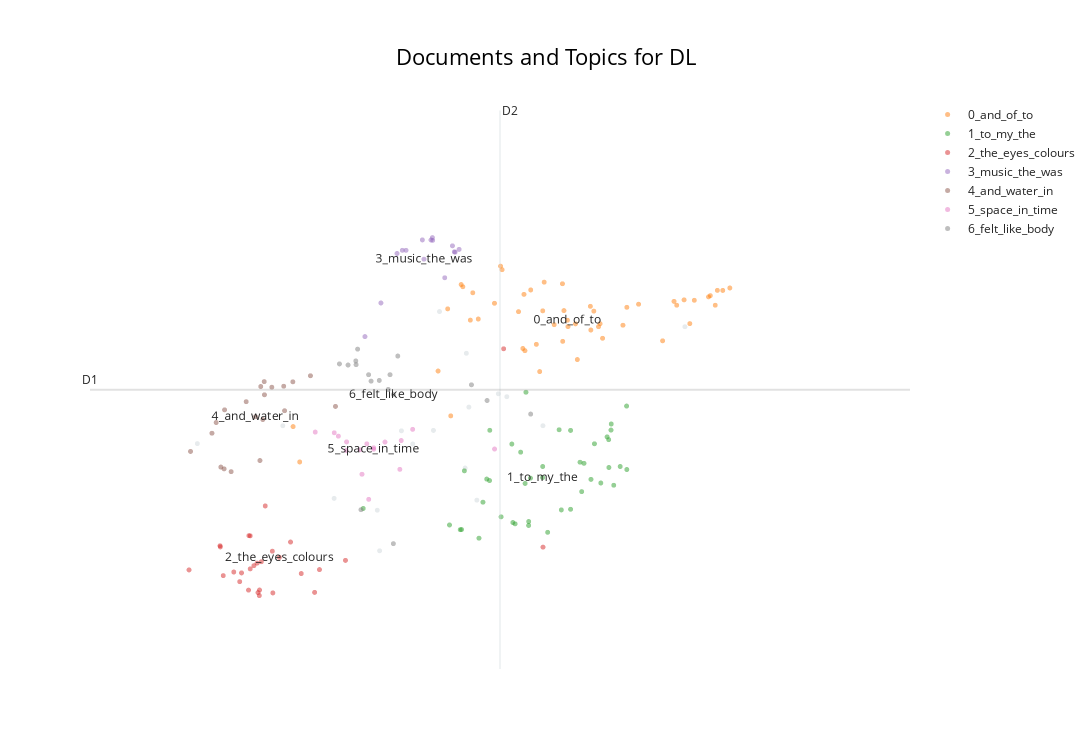

Source (notebook cell):
### Code cell
topic_model.visualize_documents(df_reports,title=f'Documents and Topics for {condition}')

### Figure 1 — Plotly figure (JSON) as saved in the notebook; plotly's stock layout.template omitted (floating-point values rounded to 4 significant figures)
{"data": [{"hoverinfo": "text", "hovertext": ["I was everywhere... I saw my partner's nose, her eyes, her glasses, everything like a molecule of air given eyes.", "I was a little afraid at thinking of the gas chambers.", "It was so quick; in and then out.", "Anxiety, loneliness, my inner child screaming for love, screeching.", "There was a being there called Evelyn.", "I was struggling because my mind would go back to a string of thoughts, and to get out of it I had to take a very deep breath.", "I could see how we are all just little sensory machines moving through this realm, bumping off sounds, colours and emotions.", "I saw concave and convex and the hot orange oscillating of being inside a volcano.", "I was awake the whole time; I could not relax or switch off.", "I had a vision of string theory—that everything in the physical world is connected by invisible string particles and concatenations.", "I became a white egret from a dream last week.", "The thought of this not working\nbut in the dream\nin another place.", "I embraced my inner child, allowed it to sulk, scream and cry, coming out with a mix of intense feelings but knowing that I could handle them.", "My heart expanded and I opened my wings to hold the room.", "No one there, not even me.", "I then found myself returning to the world and countryside and gradually getting back to normal everyday life.", null], "marker": {"color": "#CFD8DC", "opacity": 0.5, "size": 5}, "mode": "markers+text", "name": "other", "showlegend": false, "type": "scattergl", "x": [7.825, 8.43, 10.37, 8.694, 5.995, 8.501, 8.166, 6.761, 7.629, 7.926, 7.222, 7.609, 8.77, 9.094, 8.396, 8.407, 8.112], "y": [10.85, 11.24, 12.57, 11.46, 10.64, 9.698, 12.83, 10.93, 8.858, 10.63, 9.728, 9.531, 11.41, 10.93, 10.23, 12.13, 10.85]}, {"hoverinfo": "text", "hovertext": ["Vibration in visuals.", "Very little, occasional passing thoughts of nothing much.", "The loneliness of the moon.", "More scope, mental acceptance, and peace.", "I want one of these at home.", "Strange lights and a sense of relaxation.", "My mind began to wander and reflect on my dreams and goals in a relaxed way, whereas usually I am anxious.", "I fell asleep and woke up with a fresh mindset.", "Physical heaviness.", "Calming sounds, rising elation, curiosity and connection.", "The music conjured up images of Buddhists and other spiritual people...", "Peacefulness and calm.", "A sense of place akin to home, almost a calling or draw to be submerged away from the world and in my own space where I could float and simply exist without any interruptions.", "Complete relaxation, peace of mind, and ready to face whatever happens.", "Some visuals of trees, heat, sun-like experience.", "Some thoughts about mundane everyday things like work, but mainly felt relaxed and able to float into a dreamlike place.", "I experienced a calmness, almost a nothingness, but it was relaxed and peaceful and soothing.", "A bird flying\ncoming closer\ncalm and at peace\na baby\na smiling relative.", "Everything packed into a tiny, insignificant thing.", "Aware of sounds.", "We have 86 billion neurons; no wonder we can have psychedelic experiences.", "Mind really quietened down.", "Physically being the music, especially the percussion and the bass.", "It was relaxing.", "A jacuzzi of lightness.", "Not sure what the purpose of it was except being with the music; certainly not induced to sleep/dream state as bpm too high.", "I had a very nice snooze, thank you.", "It was a beautiful experience of love, peace, harmony, togetherness and freedom.", "Physical lightness.", "Relaxed and peaceful; felt the beats of the music.", "A swivelling vortex of sound.", "The music was both gentle and powerful.", "Relaxed, just about to sleep when music or colour changed.", "This should be available for everyone all the time.", "Helped me with my meditation journey.", "A doorway.", "At first, hearing gongs, I saw myself in Sammi Ling's Buddhist retreat and imagined myself totally relaxing and at peace.", "A bit hot to start.", "Very relaxing.", "Nothingness complete.", "The complexity of the brain can produce a limitless spectrum of experience, from depression to enlightenment.", "Windows into my busy life.", "Breathing is hard.", "Also abstract forms and pink and red colours.", "An acceptance of being in a stressful time, but self-jubilation and inspiration.", "So many different things.", "Almost womb-like.", "Centered in body.", "Deep relaxation, close to falling asleep.", "An unique experience that teaches us how simple it could be to reconnect with our primitive way to feel emotions through sounds and colours.", null], "marker": {"opacity": 0.5, "size": 5}, "mode": "markers+text", "name": "0_and_of_to", "text": ["", "", "", "", "", "", "", "", "", "", "", "", "", "", "", "", "", "", "", "", "", "", "", "", "", "", "", "", "", "", "", "", "", "", "", "", "", "", "", "", "", "", "", "", "", "", "", "", "", "", "0_and_of_to"], "textfont": {"size": 12}, "type": "scattergl", "x": [8.376, 10.17, 8.267, 9.593, 10.29, 9.282, 8.932, 9.035, 10.6, 8.659, 8.714, 9.606, 8.154, 9.524, 6.853, 8.914, 9.195, 8.875, 10.41, 8.465, 8.443, 9.319, 9.105, 9.386, 10.36, 9.269, 9.271, 9.403, 10.66, 8.924, 8.361, 8.984, 9.092, 9.952, 9.629, 10.45, 8.728, 10.27, 9.55, 9.811, 8.514, 9.846, 10.64, 10.77, 9.065, 6.913, 10.71, 10.58, 9.519, 8.24, 9.313], "y": [13.24, 12.34, 11.1, 12.57, 12.93, 12.84, 12.18, 12.28, 13.09, 12.96, 13.58, 12.62, 11.84, 12.52, 10.92, 12.21, 12.61, 12.82, 12.63, 13.14, 12.68, 12.58, 13.31, 12.62, 13.02, 13.29, 12.33, 12.03, 13.18, 13.11, 13.27, 13.18, 12.84, 12.95, 12.38, 13.01, 13.52, 12.99, 12.83, 12.6, 12.7, 12.9, 12.93, 13.22, 11.83, 10.33, 13.18, 13.07, 12.91, 12.87, 12.68]}, {"hoverinfo": "text", "hovertext": ["I flew around the room touching everyone.", "The same set of thoughts occurred thrice, and I inhaled really deep to get past it.", "I can't realize how long that experience was.", "We felt so much love.", "I quite enjoyed the experience.", "I was interested to see what would happen next!", "Felt numb too.", "Still feeling it now.", "I asked him how I was doing and about my husband.", "I think I ought to experience it once more to see if it changes.", "I saw new scenes and reflected on opportunities.", "Ho provato compassione per me stessa e ho realizzato il mio negative self-talking.", "I felt the weight of the people in the room.", "Retrospective thoughts.", "Flashes of my past, seeing my lovely Mum.", "Like I am part of something bigger.", "I had various flashing images of my memories; random events and people in my life kept popping up; nothing lingered, but lots of individual things happened in the memories.", "My thoughts were about connecting with others.", "Just my mind has been there.", "I felt connected.", "This is a thought I had anyway during the dream machine.", "Looking to the past to analyse my future.", "I saw past experiences and reflected on my choices.", "I wish I were here with George and that he created this experience for me.", "It was something very familiar to the soul but not... I experienced several emotions.", "Dopo ho visto una luce rosa luminosa ed ho provato un senso di amore e ho capito che I deserve love and to be loved.", "He told me we were doing important work that was our destiny.", "Pleasant, but should I be seeing something unexpected?", "It filled my mind.", "The moment I die, I want to feel this.", "I arrived stressed, so it took a while to relax.", "He told me he was Francis of Assisi.", "My partner, Dad, my sister, niece and nephew, my friends.", "Initially, I was interested in how others were reacting around me.", "At some point started experimenting and trying to recall the images I liked.", "I couldn't stop the thinking process; I was trying to memorise the visuals and then trying to disconnect but couldn't; I wish I meditated more.", "I began to see the source, the light we all come from, the connection to everything.", "I love all of it; the feeling was amazing and I would come back.", "Then an overwhelming feeling of love and connection to everyone in the room.", "My thoughts have been to somewhere no one has been to.", "It was successful 50% of the time.", null], "marker": {"opacity": 0.5, "size": 5}, "mode": "markers+text", "name": "1_to_my_the", "text": ["", "", "", "", "", "", "", "", "", "", "", "", "", "", "", "", "", "", "", "", "", "", "", "", "", "", "", "", "", "", "", "", "", "", "", "", "", "", "", "", "", "1_to_my_the"], "textfont": {"size": 12}, "type": "scattergl", "x": [9.239, 8.556, 8.934, 9.684, 9.707, 9.342, 8.617, 8.894, 9.613, 9.259, 8.52, 8.719, 9.342, 8.966, 8.844, 9.686, 8.352, 9.525, 8.615, 9.462, 7.482, 8.966, 8.824, 8.59, 9.092, 9.67, 9.787, 9.136, 8.982, 8.815, 8.942, 9.846, 9.729, 9.441, 8.364, 8.256, 9.427, 9.704, 9.556, 8.39, 9.844, 9.091], "y": [10.87, 9.664, 9.975, 10.7, 10.96, 9.547, 10.86, 10.49, 9.983, 9.537, 9.068, 9.422, 10.85, 9.278, 9.305, 10.24, 9.209, 10.04, 10.02, 10.31, 9.56, 9.343, 9.327, 10.05, 10.26, 10.75, 10.26, 9.165, 10.06, 10.63, 11.49, 10.21, 9.945, 9.84, 9.211, 9.287, 10.33, 10.86, 10.63, 10.18, 11.26, 10.07]}, {"hoverinfo": "text", "hovertext": ["It was dark, but also a brilliant blue.", "The colours I saw when my eyes were shut were very brief, fleeting and nebulous hues, no specific patterns.", "Towards the end, maybe a quarter, I started having really intense visuals of ripples and looking up into a tower.", "I saw a different colour to the lights that were in the centre when I closed my eyes.", "We were told at the start that we could keep our eyes open, so I did a lot as I thought it was more of a light show, so I didn't get the whole idea or impact of flickering lights on closed eyes.", "Once I went past that it was blank.", "I didn't experience visual or aural so-called \"hallucinations\".", "Otherwise, interesting but confusing experience, not much visions either.", "I did not see anything except for the flickering lights.", "It was a bit weird; I know that my brain is trying to create something by itself; I felt different things based on the colour.", "I saw a grey pulsing heart float across my mind.", "It was near impossible to keep my eyes open.", "Un cerchio non uniforme verde e blu che usciva da uno spazio nero: in quel momento percepivo questo come un simbolo di me stessa che scevo.", "The colours behind my closed eyes swapped to the opposite colour or the colour spectrum of that on the screen.", "I can't recognise the colour actually, but I can feel the light dimming.", "Don't think the lights were in sync, too, to go with music well...", "After a while, I began to relax, and the changing colours made me feel safe and happy.", "Got many vivid visions, saw lots of colours, my bedroom, old TV shows, video games, cities...", "I did not experience visuals and colours.", "I had no sense of the grating sounds towards the end except they were the colour turquoise, which gradually turned to black and nothingness.", "Interested to experience different darkness when different colours were projected.", "I mostly saw grey geometric shapes.", "The colours made patterns when I had my eyes closed—almost like a weave of colours in a woollen fabric.", "Had my eyes shut most of the time; was aware of colours changing.", "Un cerchio giallo con i contorni rossi che si ingrandiva a seconda del mio respiro.", "I opened my eyes, but thought the centre lights were mild and not that impressive.", "I enjoyed the colours on the ceiling.", null], "marker": {"opacity": 0.5, "size": 5}, "mode": "markers+text", "name": "2_the_eyes_colours", "text": ["", "", "", "", "", "", "", "", "", "", "", "", "", "", "", "", "", "", "", "", "", "", "", "", "", "", "", "2_the_eyes_colours"], "textfont": {"size": 12}, "type": "scattergl", "x": [5.92, 6.469, 6.604, 6.321, 6.552, 7.046, 7.09, 9.095, 6.672, 6.502, 6.457, 7.323, 6.201, 6.391, 6.454, 6.551, 8.742, 6.831, 6.927, 6.375, 6.227, 6.469, 6.569, 6.531, 6.198, 6.539, 6.667, 6.731], "y": [8.542, 8.559, 9.602, 8.506, 8.208, 8.169, 8.547, 8.919, 8.16, 8.612, 9.11, 8.699, 8.923, 8.492, 8.207, 8.116, 12.21, 9.004, 8.481, 8.347, 8.447, 9.106, 8.677, 8.654, 8.942, 8.165, 8.852, 8.75]}, {"hoverinfo": "text", "hovertext": ["I tried to really focus on the listening, and in doing so the music and my imagination took me to different places.", "Punctuated by the audio as it heightened and when it was most loud.", "Emptiness in my mind; I was consumed by the power of the music.", "My visual experience would change a lot with the music.", "At times I felt transported to a meadow full of flowers in spring, and then the sound of the bells took me to a mountaintop.", "As the pace gathered further, I was on a train, speeding through countryside, then through time and space until the music reached a climax.", "I became more and more relaxed as the music progressed further with its journey.", "The music took me on a whole journey; I was completely surrounded.", "As the music's pace and volume increased, I saw horses galloping at increasing speed and, at some point, I was on a horse too.", "At one point I think I was milking a cow in a field with someone playing the piano.", "Quando la musica è diventata intensa ho provato ansia e paura e questo ha rafforzato la mia depressione.", "Thick, hot air saturated with the soundwaves which I was inhaling.", "I watched the room rise and fall with the music.", "Music wasn't just in the space, it was the space.", null], "marker": {"opacity": 0.5, "size": 5}, "mode": "markers+text", "name": "3_music_the_was", "text": ["", "", "", "", "", "", "", "", "", "", "", "", "", "", "3_music_the_was"], "textfont": {"size": 12}, "type": "scattergl", "x": [8.307, 8.214, 8.342, 8.299, 7.641, 7.866, 8.013, 8.105, 7.833, 7.786, 8.103, 7.498, 8.09, 8.283, 8.027], "y": [13.81, 13.39, 13.86, 13.82, 12.97, 13.84, 14.01, 14.01, 13.84, 13.79, 14.05, 12.41, 14.01, 13.92, 13.69]}, {"hoverinfo": "text", "hovertext": ["I saw myself flaring, whirling, in water, in the air, becoming one with what I floated in.", "I felt like being at water first, then in the womb, then the birth and the light of this world, also at some point being in a bee's panel.", "I met a being, long and blue, with not much of a defined form.", "I was in a land (not anywhere on Earth); it was another planet, with animals, but they were not the usual colours—a yellow elephant, a blue gorilla.", "I went on a train, underwater, saw seas of colour and pulsing shapes.", "I saw a starry night and being in blue, warm water and a blue butterfly.", "I turned into a mermaid and watched them on the land as I swam away with turtles and fishes.", "I saw some different landscapes.", "A sense of truth, the ocean and the beach, sunrise and sunsets, and further along into space and finally back to the deepest ocean.", "And it also felt like being inside an ocean.", "It felt like I was deep in the ocean.", "First drowning in that sound, then learning how to swim and enjoy it and heal.", "I saw a lot of imagery and colours, especially images of water, ripples of water, snowscapes, drops of water falling.", "We then started gently running towards the sea.", "I wasn't drowning; instead, it felt like that's where I was meant to be.", "Places and waves and an animal.", "Then things changed and it became very pink and I was in the clouds.", "Then I became a manta ray and drifted.", "I saw a lot of animals, ones which I used to not like, like reptiles, but this time I liked them and they seemed adorable.", null], "marker": {"opacity": 0.5, "size": 5}, "mode": "markers+text", "name": "4_and_water_in", "text": ["", "", "", "", "", "", "", "", "", "", "", "", "", "", "", "", "", "", "", "4_and_water_in"], "textfont": {"size": 12}, "type": "scattergl", "x": [6.851, 7.009, 5.934, 6.126, 6.235, 6.206, 6.239, 6.556, 6.777, 6.769, 6.663, 6.564, 6.298, 6.596, 6.595, 6.582, 7.233, 6.433, 6.164, 6.517], "y": [11.66, 11.76, 10.51, 10.81, 10.22, 10.25, 11.2, 10.36, 11.18, 11.59, 11.57, 11.58, 10.17, 11.45, 11.66, 11.03, 11.25, 11.33, 10.99, 11.08]}, {"hoverinfo": "text", "hovertext": ["I made up stories in my head in a narrative way, imagining being on a spaceship with aliens communicating via sounds and colours, and this was nice escapism from stress.", "It is like I am in a dream, in a movie.", "My mind is a jellyfish, suspended in space.", "Some visuals of space and deep ocean.", "I thought I was drifting in space.", "Constant thoughts coming towards me as I batted them away into the sky.", "I don't feel the time.", "It felt like a journey through the cosmos.", "Reminded me of 2001: Space Odyssey.", "The feeling of freedom, of being in time and space.", "Floating in space.", "Flying through a lot of shapes, light, space.", "An experience like time travelling, or as I imagine it.", "I saw everything, the universe, the multiverse, all of time, and emerged in someone's sleeve.", "Travelling at the speed of light as galaxies whizz past.", null], "marker": {"opacity": 0.5, "size": 5}, "mode": "markers+text", "name": "5_space_in_time", "text": ["", "", "", "", "", "", "", "", "", "", "", "", "", "", "", "5_space_in_time"], "textfont": {"size": 12}, "type": "scattergl", "x": [7.471, 7.532, 7.223, 7.052, 7.333, 7.454, 8.66, 7.678, 7.33, 7.926, 7.26, 7.515, 7.811, 7.823, 7.577, 7.576], "y": [10.13, 9.712, 10.82, 10.83, 10.66, 10.53, 10.55, 10.66, 10.52, 10.87, 10.76, 10.63, 10.21, 10.69, 10.57, 10.54]}, {"hoverinfo": "text", "hovertext": ["Then it felt like a type of death experience as I descended into the underworld.", "I felt myself go down through the layers of the earth into a moss land.", "There is a moment... I feel like I was drawn back to my body and the environment.", "Woman next to me was sniffing, so I had to move and it was difficult to get back in.", "I felt intensely anxious and a bit suffocated but also knowing that I've got this.", "I felt like my body was light and fuzzy, like I wasn't sitting on anything.", "Detachment, as though my body was in one box, mind in another, and my anxiety came from that lack of control.", "I tried hard to immerse myself into the dream state but failed.", "Towards the end, in darkness, I felt I was being wrapped in metal, in strips.", "I felt like my body kept sinking or dropping to another level... into the seat and into itself.", "Felt like I had a pee without peeing.", "It felt like a drug trip at some points.", "I also felt numb and tingly throughout it at different points.", "I also felt like I was dreaming of random objects and my mind started to create stories like it does when I am dreaming.", "Felt as though I was moving through a tunnel at first.", "At that point, I felt I'd left my body—fully immersed in the sound and light.", null], "marker": {"opacity": 0.5, "size": 5}, "mode": "markers+text", "name": "6_felt_like_body", "text": ["", "", "", "", "", "", "", "", "", "", "", "", "", "", "", "", "6_felt_like_body"], "textfont": {"size": 12}, "type": "scattergl", "x": [7.346, 7.269, 7.792, 8.984, 8.593, 7.553, 8.453, 7.753, 7.416, 7.531, 7.706, 7.723, 7.627, 7.463, 7.419, 7.432, 7.754], "y": [11.94, 11.96, 12.09, 11.13, 11.35, 11.67, 11.61, 8.977, 12.01, 11.78, 11.53, 11.78, 11.68, 9.54, 11.94, 12.2, 11.45]}], "layout": {"annotations": [{"showarrow": false, "text": "D1", "x": 5.032, "y": 11.53, "yshift": 10}, {"showarrow": false, "text": "D2", "x": 8.709, "xshift": 10, "y": 16.16}], "height": 750, "shapes": [{"line": {"color": "#CFD8DC", "width": 2}, "type": "line", "x0": 8.709, "x1": 8.709, "y0": 6.898, "y1": 16.16}, {"line": {"color": "#9E9E9E", "width": 2}, "type": "line", "x0": 5.032, "x1": 12.39, "y0": 11.53, "y1": 11.53}], "title": {"font": {"color": "Black", "size": 22}, "text": "Documents and Topics for DL", "x": 0.5, "xanchor": "center", "yanchor": "top"}, "width": 1200, "xaxis": {"visible": false}, "yaxis": {"visible": false}}}
